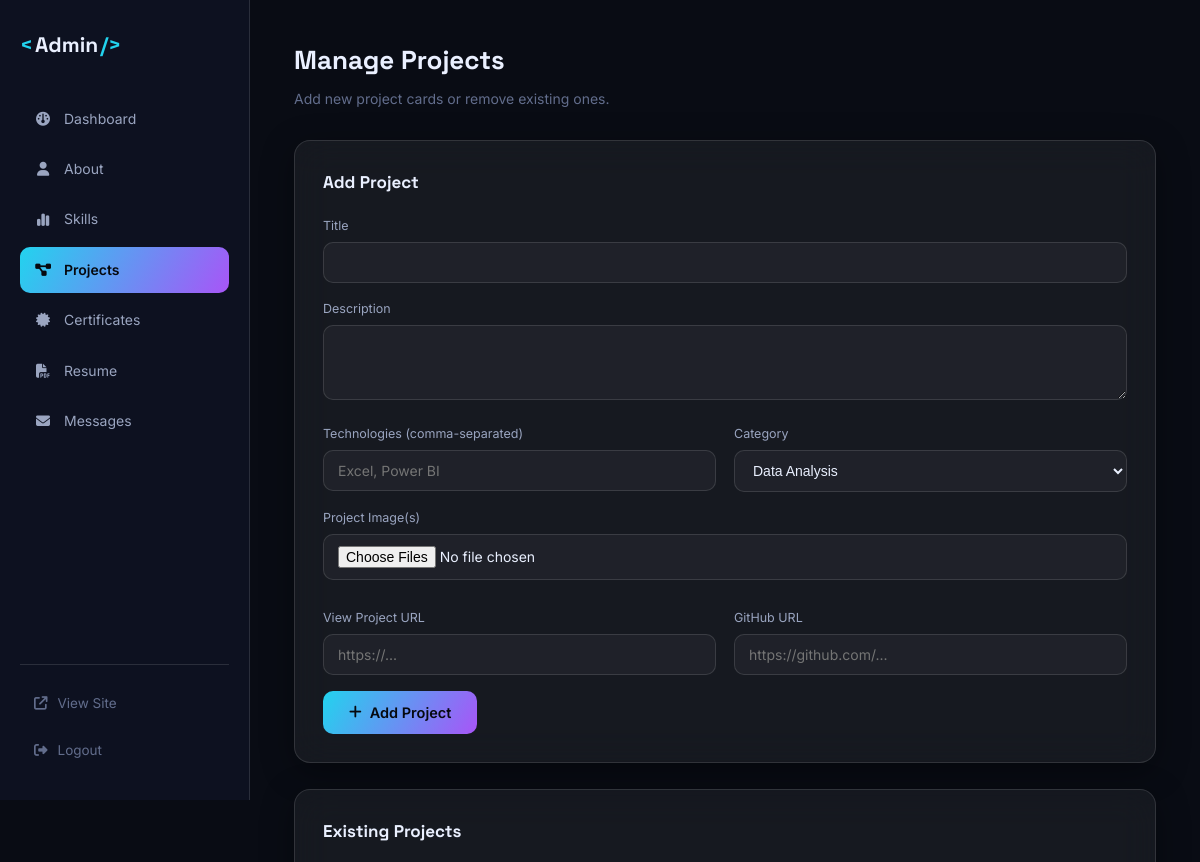
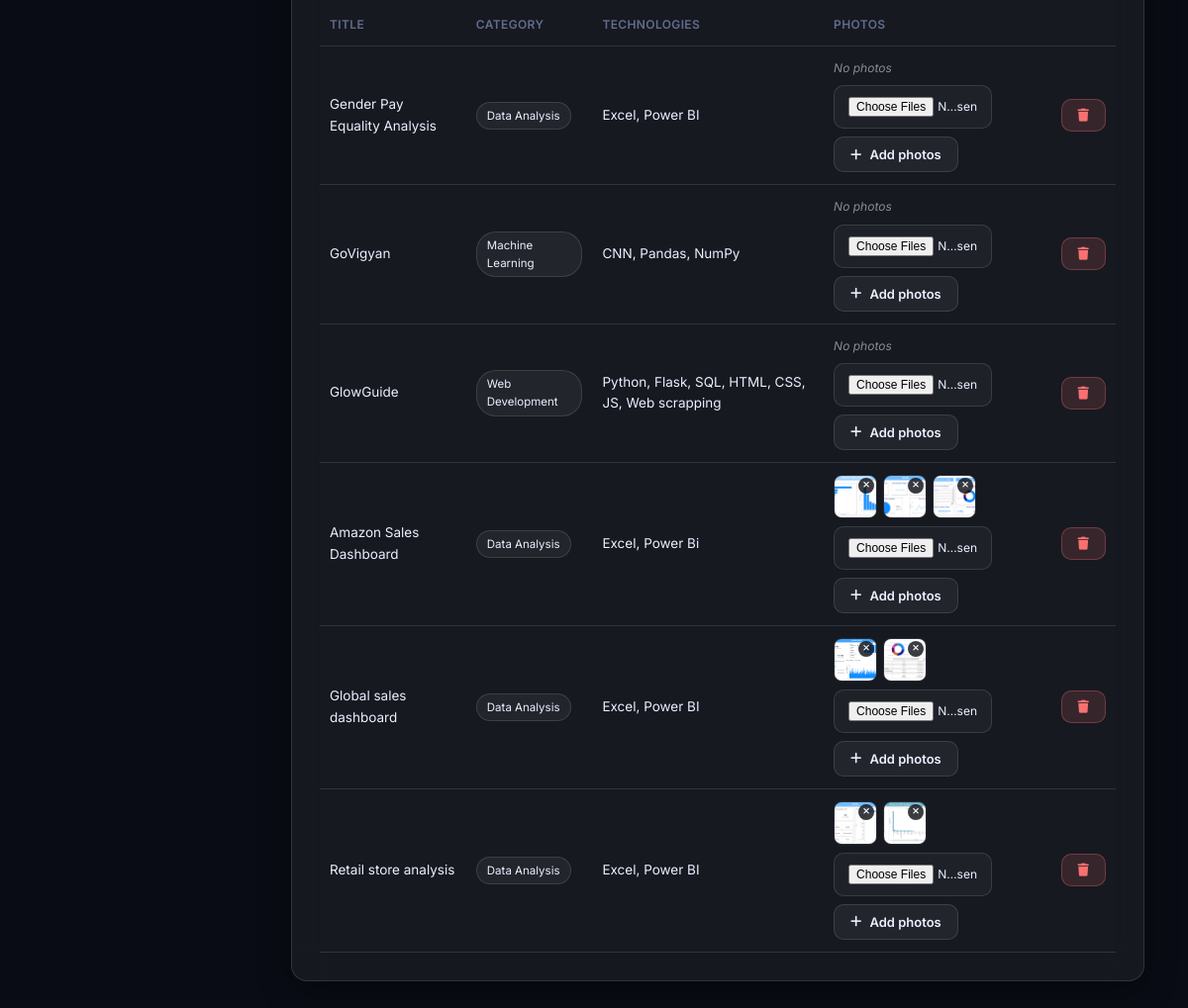
Page /admin/projects (signed in) on the committed database (2 pictures, top to bottom).
### tables this page shows
CREATE TABLE projects (
    id INTEGER PRIMARY KEY AUTOINCREMENT,
    title TEXT NOT NULL,
    description TEXT NOT NULL,
    technologies TEXT NOT NULL,
    image TEXT,
    project_url TEXT,
    github_url TEXT,
    sort_order INTEGER DEFAULT 0,
    created_at TIMESTAMP DEFAULT CURRENT_TIMESTAMP
, category TEXT NOT NULL DEFAULT 'Data Analysis');

### app.py (the view, shortened to what this page needs)
@app.route("/admin/projects", methods=["GET", "POST"])
@login_required
def admin_projects():
    db = get_db()
    project_rows = db.execute("SELECT * FROM projects ORDER BY sort_order, id").fetchall()
    projects = [dict(p, images=get_project_gallery(p["id"])) for p in project_rows]
    return render_template("admin/projects.html", projects=projects, categories=PROJECT_CATEGORIES)

### app.py (called while the page is built)
def get_db():
    if "db" not in g:
        g.db = sqlite3.connect(app.config["DATABASE"])
        g.db.row_factory = sqlite3.Row
        g.db.execute("PRAGMA foreign_keys = ON")
    return g.db

def get_project_gallery(project_id):
    db = get_db()
    rows = db.execute(
        "SELECT id, filename FROM project_images WHERE project_id = ? ORDER BY sort_order, id",
        (project_id,),
    ).fetchall()
    return [{"id": r["id"], "url": url_for("static", filename="images/projects/" + r["filename"])} for r in rows]

def login_required(view):
    @wraps(view)
    def wrapped(*args, **kwargs):
        if not session.get("admin_logged_in"):
            flash("Please log in to access the admin dashboard.", "warning")
            return redirect(url_for("admin_login", next=request.path))
        return view(*args, **kwargs)
    return wrapped

### templates/admin/projects.html (shortened to what this page needs)
{% extends "admin/base.html" %}
{% block content %}
<div class="admin-header">
  <h1>Manage Projects</h1>
  <p>Add new project cards or remove existing ones.</p>
</div>
<div class="admin-panel glass">
  <h2>Add Project</h2>
  <form method="POST" enctype="multipart/form-data" class="admin-inline-form">
    <div class="form-group">
      <label>Title</label>
      <input type="text" name="title" required>
    </div>
    <div class="form-group">
      <label>Description</label>
      <textarea name="description" rows="3" required></textarea>
    </div>
    <div class="form-row">
      <div class="form-group">
        <label>Technologies (comma-separated)</label>
        <input type="text" name="technologies" placeholder="Excel, Power BI" required>
      </div>
      <div class="form-group">
        <label>Category</label>
        <select name="category" required>
          {% for c in categories %}
          <option value="{{ c }}">{{ c }}</option>
          {% endfor %}
        </select>
      </div>
    </div>
    <div class="form-group">
      <label>Project Image(s)</label>
      <input type="file" id="project-images-input" name="images" accept=".png,.jpg,.jpeg,.webp,.gif" multiple>
    </div>
    <div class="form-row">
      <div class="form-group">
        <label>View Project URL</label>
        <input type="url" name="project_url" placeholder="https://...">
      </div>
      <div class="form-group">
        <label>GitHub URL</label>
        <input type="url" name="github_url" placeholder="https://github.com/...">
      </div>
    </div>
    <button type="submit" class="btn btn-primary"><i class="fa-solid fa-plus"></i> Add Project</button>
  </form>
</div>
<div class="admin-panel glass">
  <h2>Existing Projects</h2>
  <table class="admin-table">
    <thead><tr><th>Title</th><th>Category</th><th>Technologies</th><th>Photos</th><th></th></tr></thead>
    <tbody>
      {% for p in projects %}
      <tr>
        <td>{{ p.title }}</td>
        <td><span class="badge">{{ p.category }}</span></td>
        <td>{{ p.technologies }}</td>
        <td>
          <div class="gallery-cell">
            {% for img in p.images %}
            <div class="gallery-thumb">
              <img src="{{ img.url }}" alt="{{ p.title }}">
              <form method="POST" onsubmit="return confirm('Remove this photo?');">
                <button type="submit" class="gallery-thumb-remove" aria-label="Remove photo"><i class="fa-solid fa-xmark"></i></button>
              </form>
            </div>
            {% else %}
            <span class="gallery-empty">No photos</span>
            {% endfor %}
          </div>
          <form method="POST" enctype="multipart/form-data" class="admin-add-photos-form">
            <input type="file" name="images" accept=".png,.jpg,.jpeg,.webp,.gif" multiple required>
            <button type="submit" class="btn btn-sm btn-ghost"><i class="fa-solid fa-plus"></i> Add photos</button>
          </form>
        </td>
        <td>
          <form method="POST" onsubmit="return confirm('Delete this project?');">
            <button type="submit" class="btn btn-sm btn-danger"><i class="fa-solid fa-trash"></i></button>
          </form>
        </td>
      </tr>
      {% endfor %}
    </tbody>
  </table>
</div>
{% endblock %}

### templates/admin/base.html (shortened to what this page needs)
<!DOCTYPE html>
<html lang="en" data-theme="dark">
<head>
<link rel="stylesheet" href="https://cdnjs.cloudflare.com/ajax/libs/font-awesome/6.5.2/css/all.min.css">
<link rel="stylesheet" href="{{ url_for('static', filename='css/style.css') }}">
<link rel="stylesheet" href="{{ url_for('static', filename='css/admin.css') }}">
<link rel="stylesheet" href="{{ url_for('static', filename='css/multi-upload.css') }}">
</head>
<body class="admin-body">
{% if session.get('admin_logged_in') %}
<div class="admin-shell">
  <aside class="admin-sidebar">
    <a href="{{ url_for('admin_dashboard') }}" class="brand"><span class="brand-bracket">&lt;</span>Admin<span class="brand-bracket">/&gt;</span></a>
    <nav class="admin-nav">
      <a href="{{ url_for('admin_dashboard') }}" class="{{ 'active' if request.endpoint=='admin_dashboard' }}"><i class="fa-solid fa-gauge"></i> Dashboard</a>
      <a href="{{ url_for('admin_about') }}" class="{{ 'active' if request.endpoint=='admin_about' }}"><i class="fa-solid fa-user"></i> About</a>
      <a href="{{ url_for('admin_skills') }}" class="{{ 'active' if request.endpoint=='admin_skills' }}"><i class="fa-solid fa-chart-simple"></i> Skills</a>
      <a href="{{ url_for('admin_projects') }}" class="{{ 'active' if request.endpoint=='admin_projects' }}"><i class="fa-solid fa-diagram-project"></i> Projects</a>
      <a href="{{ url_for('admin_certificates') }}" class="{{ 'active' if request.endpoint=='admin_certificates' }}"><i class="fa-solid fa-certificate"></i> Certificates</a>
      <a href="{{ url_for('admin_resume') }}" class="{{ 'active' if request.endpoint=='admin_resume' }}"><i class="fa-solid fa-file-pdf"></i> Resume</a>
      <a href="{{ url_for('admin_messages') }}" class="{{ 'active' if request.endpoint=='admin_messages' }}"><i class="fa-solid fa-envelope"></i> Messages</a>
    </nav>
    <div class="admin-sidebar-footer">
      <a href="{{ url_for('index') }}" target="_blank"><i class="fa-solid fa-arrow-up-right-from-square"></i> View Site</a>
      <a href="{{ url_for('admin_logout') }}"><i class="fa-solid fa-right-from-bracket"></i> Logout</a>
    </div>
  </aside>
  <main class="admin-main">
    {% block content %}{% endblock %}
  </main>
</div>
{% else %}
  {% block content_out %}{% endblock %}
{% endif %}
</body>
</html>

### static/css/style.css (style rules this page uses)
:root { --bg: #090C14; --bg-alt: #0D1120; --surface: rgba(255, 255, 255, 0.055); --surface-strong: rgba(255, 255, 255, 0.09); --border: rgba(255, 255, 255, 0.12); --text: #EAF0FF; --text-dim: #9AA5C0; --text-faint: #626D8C; --accent-cyan: #22D3EE; --accent-violet: #A855F7; --accent-amber: #FBBF24; --accent-gradient: linear-gradient(120deg, var(--accent-cyan), var(--accent-violet)); --success: #34D399; --danger: #F87171; --warning: #FBBF24; --shadow-glass: 0 8px 32px rgba(0, 0, 0, 0.35); --blur: blur(18px); --font-display: "Space Grotesk", sans-serif; --font-body: "Inter", sans-serif; --font-mono: "JetBrains Mono", monospace; --radius-sm: 10px; --radius-md: 16px; --radius-lg: 24px; --transition: 0.35s cubic-bezier(0.16, 1, 0.3, 1); --nav-h: 76px; }
* { margin: 0; padding: 0; box-sizing: border-box; }
html { scroll-behavior: smooth; }
body { background: var(--bg); color: var(--text); font-family: var(--font-body); line-height: 1.6; overflow-x: hidden; cursor: none; transition: background var(--transition), color var(--transition); }
@media (max-width: 900px), (hover: none) { body { cursor: auto; } }
img { max-width: 100%; display: block; }
a { color: inherit; text-decoration: none; }
button { font-family: inherit; cursor: pointer; border: none; background: none; color: inherit; }
input, textarea { font-family: inherit; }
.glass { background: var(--surface); border: 1px solid var(--border); backdrop-filter: var(--blur); -webkit-backdrop-filter: var(--blur); box-shadow: var(--shadow-glass); }
.brand { font-family: var(--font-display); font-weight: 700; font-size: 21px; display: flex; align-items: center; gap: 2px; }
.brand-bracket { color: var(--accent-cyan); }
.btn { display: inline-flex; align-items: center; justify-content: center; gap: 8px; padding: 13px 26px; border-radius: var(--radius-sm); font-weight: 600; font-size: 14.5px; transition: all var(--transition); white-space: nowrap; }
.btn-primary { background: var(--accent-gradient); color: #06090F; }
.btn-ghost { background: var(--surface); border: 1px solid var(--border); color: var(--text); }
.btn-sm { padding: 9px 16px; font-size: 13px; }
.btn-danger { background: rgba(248, 113, 113, 0.15); color: var(--danger); border: 1px solid rgba(248,113,113,0.3); }
.form-row { display: grid; grid-template-columns: 1fr 1fr; gap: 18px; }
.form-group { margin-bottom: 18px; }
.form-group label { display: block; font-size: 13px; margin-bottom: 8px; color: var(--text-dim); }
.form-group input, .form-group textarea { width: 100%; padding: 13px 16px; border-radius: var(--radius-sm); background: rgba(255,255,255,0.04); border: 1px solid var(--border); color: var(--text); transition: border-color var(--transition), background var(--transition); font-size: 14.5px; }
.form-group textarea { resize: vertical; }

### static/css/multi-upload.css (style rules this page uses)
.gallery-cell { display: flex; flex-wrap: wrap; gap: 6px; margin-bottom: 8px; max-width: 220px; }
.gallery-thumb { position: relative; width: 44px; height: 44px; border-radius: 8px; overflow: hidden; border: 1px solid rgba(255, 255, 255, 0.08); flex-shrink: 0; }
.gallery-thumb img { width: 100%; height: 100%; object-fit: cover; display: block; }
.gallery-thumb form { position: absolute; top: 2px; right: 2px; }
.gallery-thumb-remove { width: 16px; height: 16px; border-radius: 50%; border: none; background: rgba(10, 12, 18, 0.8); color: #fff; font-size: 0.55rem; cursor: pointer; display: flex; align-items: center; justify-content: center; padding: 0; }
.gallery-empty { font-size: 0.75rem; color: var(--text-secondary, rgba(255, 255, 255, 0.5)); font-style: italic; }
.admin-add-photos-form { display: flex; align-items: center; gap: 8px; flex-wrap: wrap; }
.admin-add-photos-form input[type="file"] { font-size: 0.75rem; max-width: 160px; }

### rows in the picture
projects: title "Gender Pay Equality Analysis", category "Data Analysis", technologies "Excel, Power BI"
projects: title "GoVigyan", category "Machine Learning", technologies "CNN, Pandas, NumPy"
projects: title "GlowGuide", category "Web Development", technologies "Python, Flask, SQL, HTML, CSS, JS, Web scrapping"
projects: title "Amazon Sales Dashboard", category "Data Analysis", technologies "Excel, Power Bi"
projects: title "Global sales dashboard", category "Data Analysis", technologies "Excel, Power BI"
projects: title "Retail store analysis", category "Data Analysis", technologies "Excel, Power BI"

### other values in the picture
form field category "Data Analysis"
